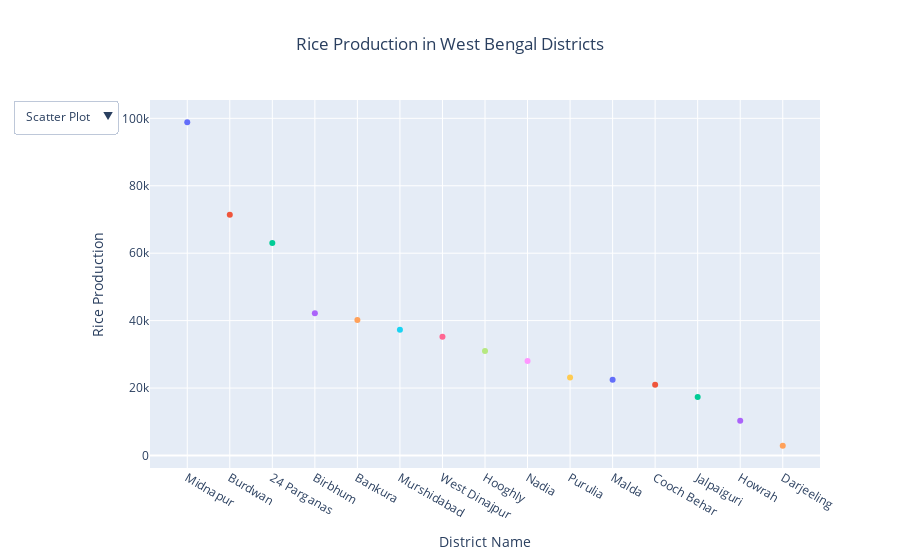

Notebook code for this chart:
### Code cell
#7. Rice Production By West Bengal Districts
fig=px.scatter(rice_wb,x='Dist_Name',y='RICE_PRODUCTION_(1000_tons)',title="Rice Production in West Bengal Districts",color='Dist_Name')
fig.update_layout(title_x=0.5, xaxis_title='District Name',yaxis_title='Rice Production',showlegend=False)
fig.update_layout(updatemenus=[dict(buttons=list([dict(args=["type", "scatter"],
                    label="Scatter Plot",method="restyle"),
                dict(args=["type", "bar"],label="Bar Chart",method="restyle")]),direction="down",),])
fig.update_traces(textposition='top center')
fig.show()

### Figure 1 — Plotly figure (JSON) as saved in the notebook; plotly's stock layout.template omitted (floating-point values rounded to 4 significant figures)
{"data": [{"hovertemplate": "Dist_Name=%{x}<br>RICE_PRODUCTION_(1000_tons)=%{y}<extra></extra>", "legendgroup": "Midnapur", "marker": {"color": "#636efa", "symbol": "circle"}, "mode": "markers", "name": "Midnapur", "orientation": "v", "showlegend": true, "textposition": "top center", "type": "scatter", "x": ["Midnapur"], "xaxis": "x", "y": [98870.0], "yaxis": "y"}, {"hovertemplate": "Dist_Name=%{x}<br>RICE_PRODUCTION_(1000_tons)=%{y}<extra></extra>", "legendgroup": "Burdwan", "marker": {"color": "#EF553B", "symbol": "circle"}, "mode": "markers", "name": "Burdwan", "orientation": "v", "showlegend": true, "textposition": "top center", "type": "scatter", "x": ["Burdwan"], "xaxis": "x", "y": [71420.0], "yaxis": "y"}, {"hovertemplate": "Dist_Name=%{x}<br>RICE_PRODUCTION_(1000_tons)=%{y}<extra></extra>", "legendgroup": "24 Parganas", "marker": {"color": "#00cc96", "symbol": "circle"}, "mode": "markers", "name": "24 Parganas", "orientation": "v", "showlegend": true, "textposition": "top center", "type": "scatter", "x": ["24 Parganas"], "xaxis": "x", "y": [63010.0], "yaxis": "y"}, {"hovertemplate": "Dist_Name=%{x}<br>RICE_PRODUCTION_(1000_tons)=%{y}<extra></extra>", "legendgroup": "Birbhum", "marker": {"color": "#ab63fa", "symbol": "circle"}, "mode": "markers", "name": "Birbhum", "orientation": "v", "showlegend": true, "textposition": "top center", "type": "scatter", "x": ["Birbhum"], "xaxis": "x", "y": [42210.0], "yaxis": "y"}, {"hovertemplate": "Dist_Name=%{x}<br>RICE_PRODUCTION_(1000_tons)=%{y}<extra></extra>", "legendgroup": "Bankura", "marker": {"color": "#FFA15A", "symbol": "circle"}, "mode": "markers", "name": "Bankura", "orientation": "v", "showlegend": true, "textposition": "top center", "type": "scatter", "x": ["Bankura"], "xaxis": "x", "y": [40170.0], "yaxis": "y"}, {"hovertemplate": "Dist_Name=%{x}<br>RICE_PRODUCTION_(1000_tons)=%{y}<extra></extra>", "legendgroup": "Murshidabad", "marker": {"color": "#19d3f3", "symbol": "circle"}, "mode": "markers", "name": "Murshidabad", "orientation": "v", "showlegend": true, "textposition": "top center", "type": "scatter", "x": ["Murshidabad"], "xaxis": "x", "y": [37260.0], "yaxis": "y"}, {"hovertemplate": "Dist_Name=%{x}<br>RICE_PRODUCTION_(1000_tons)=%{y}<extra></extra>", "legendgroup": "West Dinajpur", "marker": {"color": "#FF6692", "symbol": "circle"}, "mode": "markers", "name": "West Dinajpur", "orientation": "v", "showlegend": true, "textposition": "top center", "type": "scatter", "x": ["West Dinajpur"], "xaxis": "x", "y": [35220.0], "yaxis": "y"}, {"hovertemplate": "Dist_Name=%{x}<br>RICE_PRODUCTION_(1000_tons)=%{y}<extra></extra>", "legendgroup": "Hooghly", "marker": {"color": "#B6E880", "symbol": "circle"}, "mode": "markers", "name": "Hooghly", "orientation": "v", "showlegend": true, "textposition": "top center", "type": "scatter", "x": ["Hooghly"], "xaxis": "x", "y": [30960.0], "yaxis": "y"}, {"hovertemplate": "Dist_Name=%{x}<br>RICE_PRODUCTION_(1000_tons)=%{y}<extra></extra>", "legendgroup": "Nadia", "marker": {"color": "#FF97FF", "symbol": "circle"}, "mode": "markers", "name": "Nadia", "orientation": "v", "showlegend": true, "textposition": "top center", "type": "scatter", "x": ["Nadia"], "xaxis": "x", "y": [28020.0], "yaxis": "y"}, {"hovertemplate": "Dist_Name=%{x}<br>RICE_PRODUCTION_(1000_tons)=%{y}<extra></extra>", "legendgroup": "Purulia", "marker": {"color": "#FECB52", "symbol": "circle"}, "mode": "markers", "name": "Purulia", "orientation": "v", "showlegend": true, "textposition": "top center", "type": "scatter", "x": ["Purulia"], "xaxis": "x", "y": [23150.0], "yaxis": "y"}, {"hovertemplate": "Dist_Name=%{x}<br>RICE_PRODUCTION_(1000_tons)=%{y}<extra></extra>", "legendgroup": "Malda", "marker": {"color": "#636efa", "symbol": "circle"}, "mode": "markers", "name": "Malda", "orientation": "v", "showlegend": true, "textposition": "top center", "type": "scatter", "x": ["Malda"], "xaxis": "x", "y": [22500.0], "yaxis": "y"}, {"hovertemplate": "Dist_Name=%{x}<br>RICE_PRODUCTION_(1000_tons)=%{y}<extra></extra>", "legendgroup": "Cooch Behar", "marker": {"color": "#EF553B", "symbol": "circle"}, "mode": "markers", "name": "Cooch Behar", "orientation": "v", "showlegend": true, "textposition": "top center", "type": "scatter", "x": ["Cooch Behar"], "xaxis": "x", "y": [20950.0], "yaxis": "y"}, {"hovertemplate": "Dist_Name=%{x}<br>RICE_PRODUCTION_(1000_tons)=%{y}<extra></extra>", "legendgroup": "Jalpaiguri", "marker": {"color": "#00cc96", "symbol": "circle"}, "mode": "markers", "name": "Jalpaiguri", "orientation": "v", "showlegend": true, "textposition": "top center", "type": "scatter", "x": ["Jalpaiguri"], "xaxis": "x", "y": [17370.0], "yaxis": "y"}, {"hovertemplate": "Dist_Name=%{x}<br>RICE_PRODUCTION_(1000_tons)=%{y}<extra></extra>", "legendgroup": "Howrah", "marker": {"color": "#ab63fa", "symbol": "circle"}, "mode": "markers", "name": "Howrah", "orientation": "v", "showlegend": true, "textposition": "top center", "type": "scatter", "x": ["Howrah"], "xaxis": "x", "y": [10260.0], "yaxis": "y"}, {"hovertemplate": "Dist_Name=%{x}<br>RICE_PRODUCTION_(1000_tons)=%{y}<extra></extra>", "legendgroup": "Darjeeling", "marker": {"color": "#FFA15A", "symbol": "circle"}, "mode": "markers", "name": "Darjeeling", "orientation": "v", "showlegend": true, "textposition": "top center", "type": "scatter", "x": ["Darjeeling"], "xaxis": "x", "y": [2855.0], "yaxis": "y"}], "layout": {"legend": {"title": {"text": "Dist_Name"}, "tracegroupgap": 0}, "showlegend": false, "title": {"text": "Rice Production in West Bengal Districts", "x": 0.5}, "updatemenus": [{"buttons": [{"args": ["type", "scatter"], "label": "Scatter Plot", "method": "restyle"}, {"args": ["type", "bar"], "label": "Bar Chart", "method": "restyle"}], "direction": "down"}], "xaxis": {"anchor": "y", "categoryarray": ["Midnapur", "Burdwan", "24 Parganas", "Birbhum", "Bankura", "Murshidabad", "West Dinajpur", "Hooghly", "Nadia", "Purulia", "Malda", "Cooch Behar", "Jalpaiguri", "Howrah", "Darjeeling"], "categoryorder": "array", "domain": [0, 1], "title": {"text": "District Name"}}, "yaxis": {"anchor": "x", "domain": [0, 1], "title": {"text": "Rice Production"}}}}
